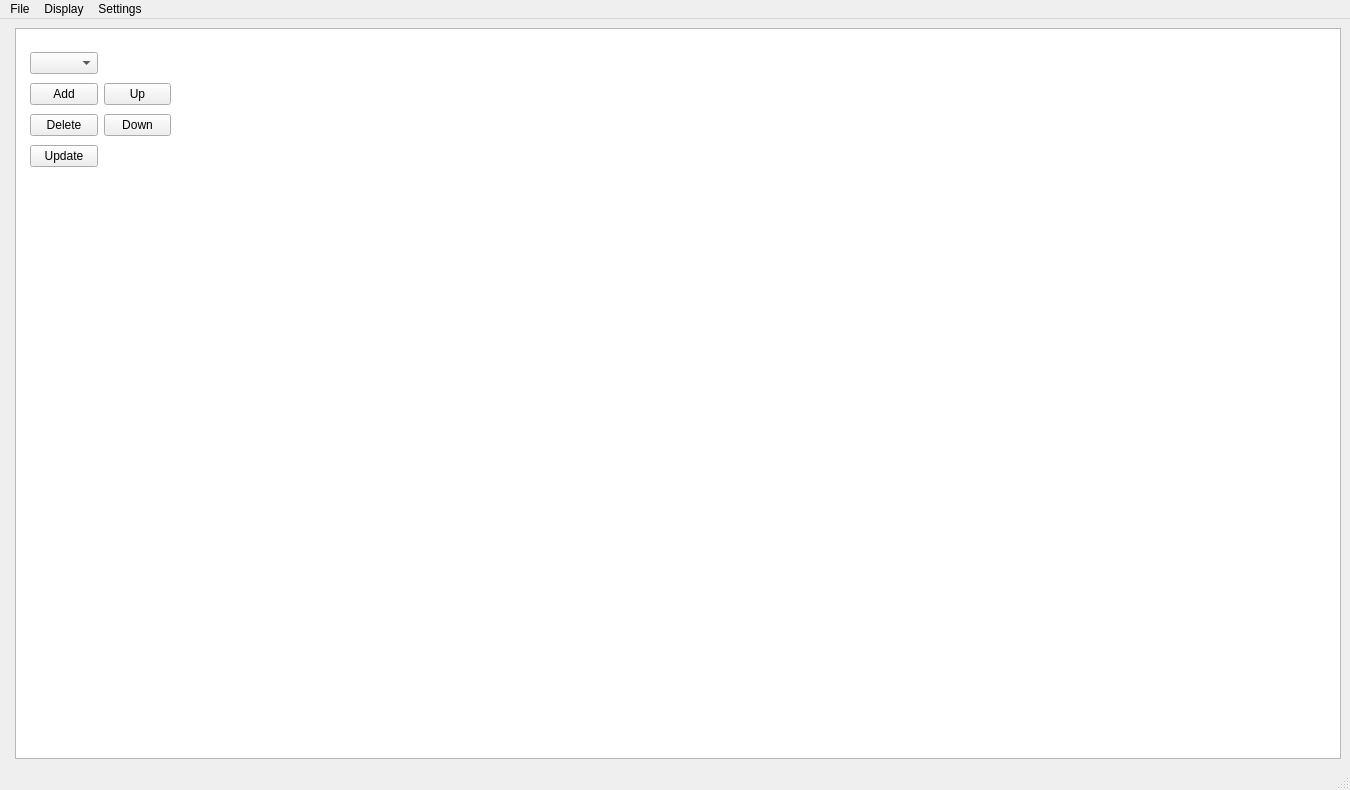
<?xml version="1.0" encoding="UTF-8"?>
<ui version="4.0">
 <class>MainWindow</class>
 <widget class="QMainWindow" name="MainWindow">
  <property name="geometry">
   <rect>
    <x>0</x>
    <y>0</y>
    <width>1350</width>
    <height>790</height>
   </rect>
  </property>
  <property name="windowTitle">
   <string>siweidaotu</string>
  </property>
  <widget class="QWidget" name="centralwidget">
   <layout class="QFormLayout" name="formLayout">
    <item row="0" column="1">
     <widget class="QGraphicsView" name="graph"/>
    </item>
   </layout>
   <widget class="QWidget" name="horizontalLayoutWidget">
    <property name="geometry">
     <rect>
      <x>30</x>
      <y>30</y>
      <width>141</width>
      <height>121</height>
     </rect>
    </property>
    <layout class="QGridLayout" name="gridLayout">
     <property name="topMargin">
      <number>0</number>
     </property>
     <property name="bottomMargin">
      <number>0</number>
     </property>
     <item row="1" column="0">
      <widget class="QPushButton" name="add_button">
       <property name="text">
        <string>Add</string>
       </property>
      </widget>
     </item>
     <item row="0" column="0">
      <widget class="QComboBox" name="selected_node"/>
     </item>
     <item row="3" column="0">
      <widget class="QPushButton" name="update_button">
       <property name="text">
        <string>Update</string>
       </property>
      </widget>
     </item>
     <item row="2" column="0">
      <widget class="QPushButton" name="delete_button">
       <property name="text">
        <string>Delete</string>
       </property>
      </widget>
     </item>
     <item row="1" column="1">
      <widget class="QPushButton" name="up_button">
       <property name="text">
        <string>Up</string>
       </property>
      </widget>
     </item>
     <item row="2" column="1">
      <widget class="QPushButton" name="down_button">
       <property name="text">
        <string>Down</string>
       </property>
      </widget>
     </item>
    </layout>
   </widget>
   <zorder>graph</zorder>
   <zorder>horizontalLayoutWidget</zorder>
  </widget>
  <widget class="QMenuBar" name="menubar">
   <property name="geometry">
    <rect>
     <x>0</x>
     <y>0</y>
     <width>1350</width>
     <height>23</height>
    </rect>
   </property>
   <widget class="QMenu" name="menu">
    <property name="title">
     <string>File</string>
    </property>
    <addaction name="actionNew"/>
    <addaction name="actionLoad"/>
    <addaction name="actionSave"/>
    <addaction name="actionSaveAs"/>
    <addaction name="actionExport"/>
   </widget>
   <widget class="QMenu" name="menuDisplay">
    <property name="title">
     <string>Display</string>
    </property>
    <addaction name="actionDisplay_Boxes"/>
    <addaction name="actionDisplay_Indexes"/>
   </widget>
   <widget class="QMenu" name="menuSettings">
    <property name="title">
     <string>Settings</string>
    </property>
    <addaction name="actionFigure_size"/>
    <addaction name="actionFont_size"/>
   </widget>
   <addaction name="menu"/>
   <addaction name="menuDisplay"/>
   <addaction name="menuSettings"/>
  </widget>
  <widget class="QStatusBar" name="statusbar"/>
  <action name="actionSaveAs">
   <property name="text">
    <string>Save as ...</string>
   </property>
  </action>
  <action name="actionLoad">
   <property name="text">
    <string>Load</string>
   </property>
  </action>
  <action name="actionSave">
   <property name="text">
    <string>Save</string>
   </property>
  </action>
  <action name="actionNew">
   <property name="text">
    <string>New</string>
   </property>
  </action>
  <action name="actionExport">
   <property name="text">
    <string>Export</string>
   </property>
  </action>
  <action name="actionDisplay_Boxes">
   <property name="checkable">
    <bool>true</bool>
   </property>
   <property name="text">
    <string>Display Boxes</string>
   </property>
  </action>
  <action name="actionDisplay_Indexes">
   <property name="checkable">
    <bool>true</bool>
   </property>
   <property name="checked">
    <bool>true</bool>
   </property>
   <property name="enabled">
    <bool>true</bool>
   </property>
   <property name="text">
    <string>Display Indexes</string>
   </property>
  </action>
  <action name="actionFigure_size">
   <property name="text">
    <string>Figure size</string>
   </property>
  </action>
  <action name="actionFont_size">
   <property name="text">
    <string>Font size</string>
   </property>
  </action>
 </widget>
 <resources/>
 <connections/>
</ui>
